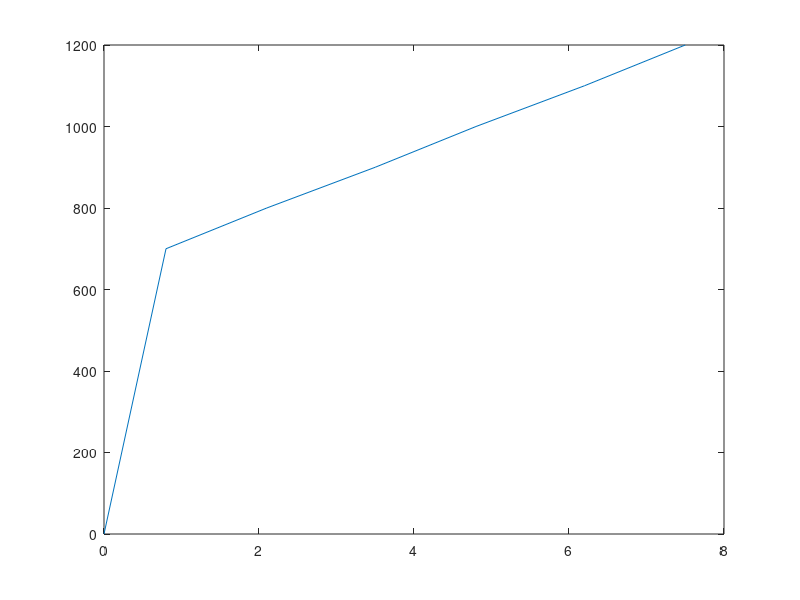

This figure's MATLAB source:
V = [7.5];
del = [1.3,1.4];
i=2;
while V>1
   if mod(i,2)==0
       V(i) = V(i-1)-del(1);
   else
       V(i) = V(i-1)-del(2);
   end
   i = i+1;
end
V(i)=0
T = [1200,1100,1000,900,800,700,0];
plot(V,T)
